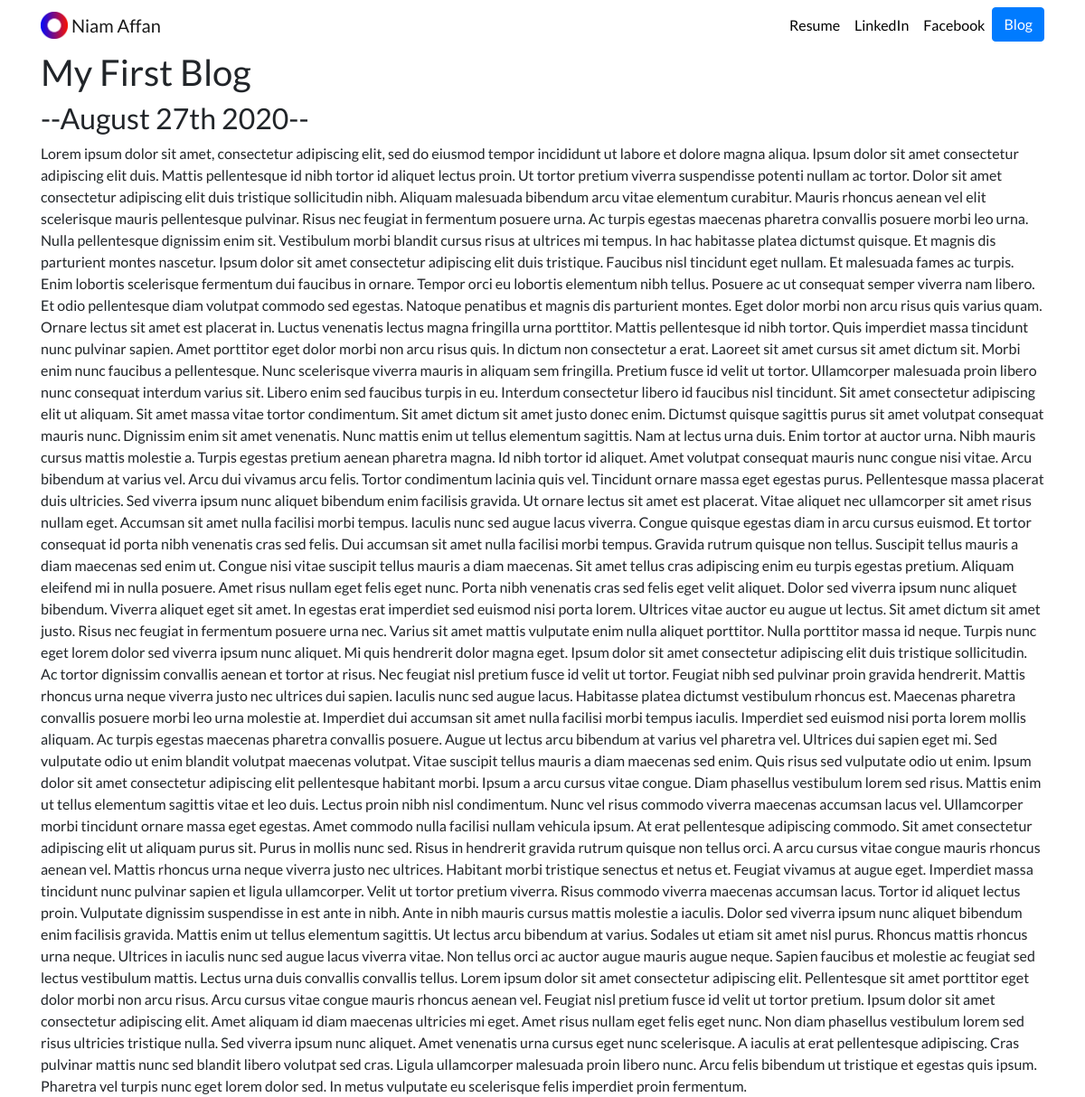
Page /blog/11/ on the committed database.
### blog/models.py (models this page shows, shortened)
class Blog(models.Model):
    title = models.CharField(max_length=200)
    date = models.DateField()
    description = models.TextField()

### blog/views.py (the view)
# urls.py: path('<int:blog_id>/', views.detail, name='detail'),
def detail(request, blog_id):
    blog = get_object_or_404(Blog, pk=blog_id)
    return render(request, "blog/detail.html", {'blog': blog})

### blog/templates/blog/detail.html
{% extends 'portfolio/base.html' %}
{% block content%}
<h1>{{ blog.title }}</h1>
<h2>--{{ blog.date|date:'F jS Y' }}--</h2>
{{ blog.description|safe }}
{% endblock %}

### portfolio/static/portfolio/custom.css (style rules this page uses)
body { font-family: 'Lato', sans-serif; }

### rows in the picture
Blog: title "My First Blog", date "August 27th 2020", description "Lorem ipsum dolor sit amet, consectetur adipiscing elit, sed do eiusmod tempor incididunt ut labore et dolore magna aliqua. Ipsum dolor sit amet consectetur adipiscing elit duis. Mattis pellentesque id nibh tortor id aliquet lectus proin. Ut tortor pretium viverra suspendisse potenti nullam ac tortor. Dolor sit amet consectetur adipiscing elit duis tristique sollicitudin nibh. Aliquam malesuada bibendum arcu vitae elementum curabitur. Mauris rhoncus aenean vel elit scelerisque mauris pellentesque pulvinar. Risus nec feugiat in fermentum posuere urna. Ac turpis egestas maecenas pharetra convallis posuere morbi leo urna. Nulla pellentesque dignissim enim sit. Vestibulum morbi blandit cursus…"
